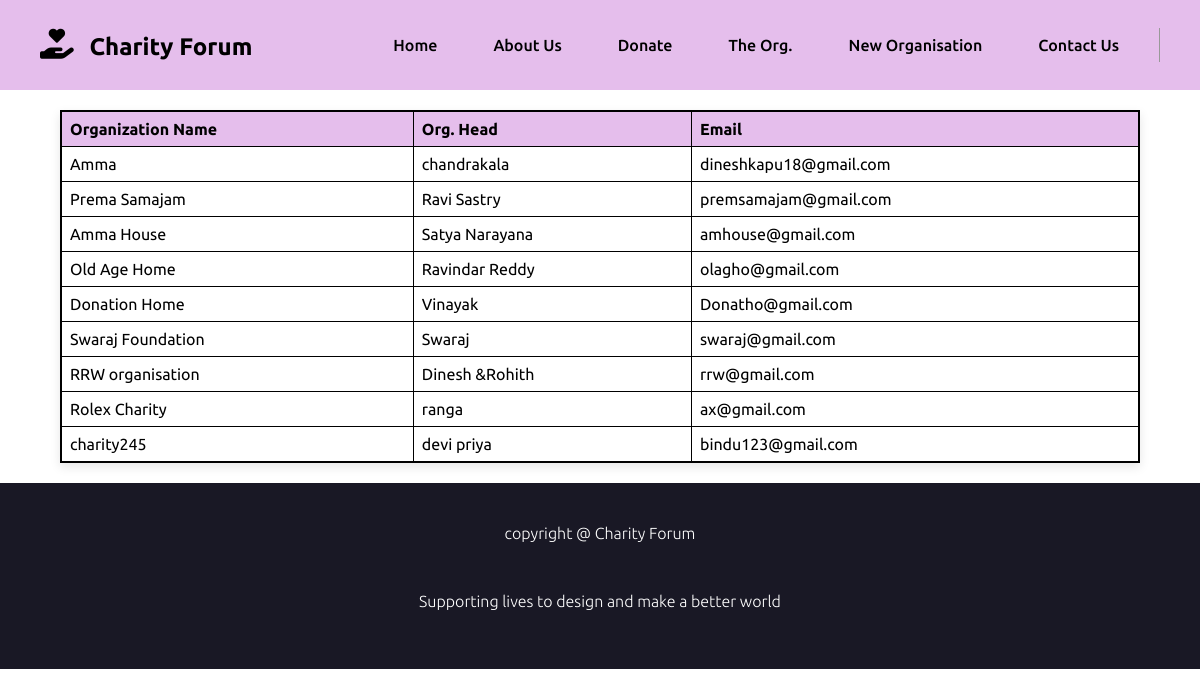
The app's page /view_organizations with its own data.
### app.py (models this page shows)
class Organizations(db.Model):
    organization_name = db.Column(db.String(50))
    email = db.Column(db.String(50), primary_key=True)
    password = db.Column(db.String(20))
    orghead = db.Column(db.String(20))

### app.py (the view)
@app.route('/view_organizations')
def view_organizations():
    organizations = Organizations.query.all()
    return render_template('organizations.html', organizations=organizations)

### templates/organizations.html (shortened to what this page needs)
<!DOCTYPE html>
<html>
<head>
<link rel="stylesheet" href="https://cdnjs.cloudflare.com/ajax/libs/font-awesome/6.4.0/css/all.min.css" />
</head>
<body>
    <nav class="navbar">
      <div class="logo">
        <i class="fa-solid fa-hand-holding-heart"></i>
        <a href="#">Charity Forum</a>
      </div>
      <div class="menu">
        <div class="menu-links">
          <a href="{{ url_for('home') }}">Home</a>
          <a href="#about">About Us</a>
          <a href="{{ url_for('donate') }}">Donate</a>
          <a href="{{ url_for('view_organizations') }}">The Org.</a>
          <a href="{{ url_for('new_organization') }}">New Organisation</a>
          <a href="{{ url_for('contact_us') }}">Contact Us</a>
        </div>
      </div>
    </nav>
    <div class="table-container">
      <table>
        <thead>
          <tr>
            <th>Organization Name</th>
            <th>Org. Head</th>
            <th>Email</th>
          </tr>
        </thead>
        <tbody>
          {% for organization in organizations %}
          <tr>
            <td>{{ organization.organization_name }}</td>
            <td>{{ organization.orghead }}</td>
            <td>{{ organization.email }}</td>
          </tr>
          {% endfor %}
        </tbody>
      </table>
    </div>
    <footer class="copyright">
      <p>copyright @ Charity Forum</p><br>
       <p>Supporting lives to design and make a better world</p>
    </footer>
</body>
</html>

### templates/organizations.html (style rules this page uses)
*, *::before, *::after { box-sizing: border-box; }
body { margin: 0; padding: 0; background-color: white; font-family: "Ubuntu", sans-serif; }
a { text-decoration: none; }
.navbar { height: 90px; background-color: #E5BEEC; padding: 20px 40px; display: flex; justify-content: space-between; align-items: center; }
.navbar .logo i { color: black; font-size: 30px; }
.navbar .logo a { font-size: 24px; font-weight: 700; color: black; margin-left: 12px; }
.menu { display: flex; align-items: center; gap: 32px; }
.menu-links { display: flex; gap: 24px; border-right: 1px solid #999999; padding-inline: 24px; }
.menu-links a { font-weight: 500; color: black; padding: 8px 16px; }
.table-container { width: 90%; align-items: center; overflow-x: auto; margin: 20px auto; box-shadow: 0px 4px 10px rgba(0, 0, 0, 0.1); }
table { width: 100%; border-collapse: collapse; border: 2px solid black; }
th, td { padding: 8px; text-align: left; border: 1px solid black; }
th { background-color: #E5BEEC; }
.copyright { width: 100%; text-align: center; padding: 25px 0; background:#191825; font-weight: 300; color:white; margin-top: 20px; }

### records on screen
Organizations: organization_name "Amma", orghead "chandrakala", email "dineshkapu18@gmail.com"
Organizations: organization_name "Prema Samajam", orghead "Ravi Sastry", email "premsamajam@gmail.com"
Organizations: organization_name "Amma House", orghead "Satya Narayana", email "amhouse@gmail.com"
Organizations: organization_name "Old Age Home", orghead "Ravindar Reddy", email "olagho@gmail.com"
Organizations: organization_name "Donation Home", orghead "Vinayak", email "Donatho@gmail.com"
Organizations: organization_name "Swaraj Foundation", orghead "Swaraj", email "swaraj@gmail.com"
Organizations: organization_name "RRW organisation", orghead "Dinesh &Rohith", email "rrw@gmail.com"
Organizations: organization_name "Rolex Charity", orghead "ranga", email "ax@gmail.com"
Organizations: organization_name "charity245", orghead "devi priya", email "bindu123@gmail.com"
